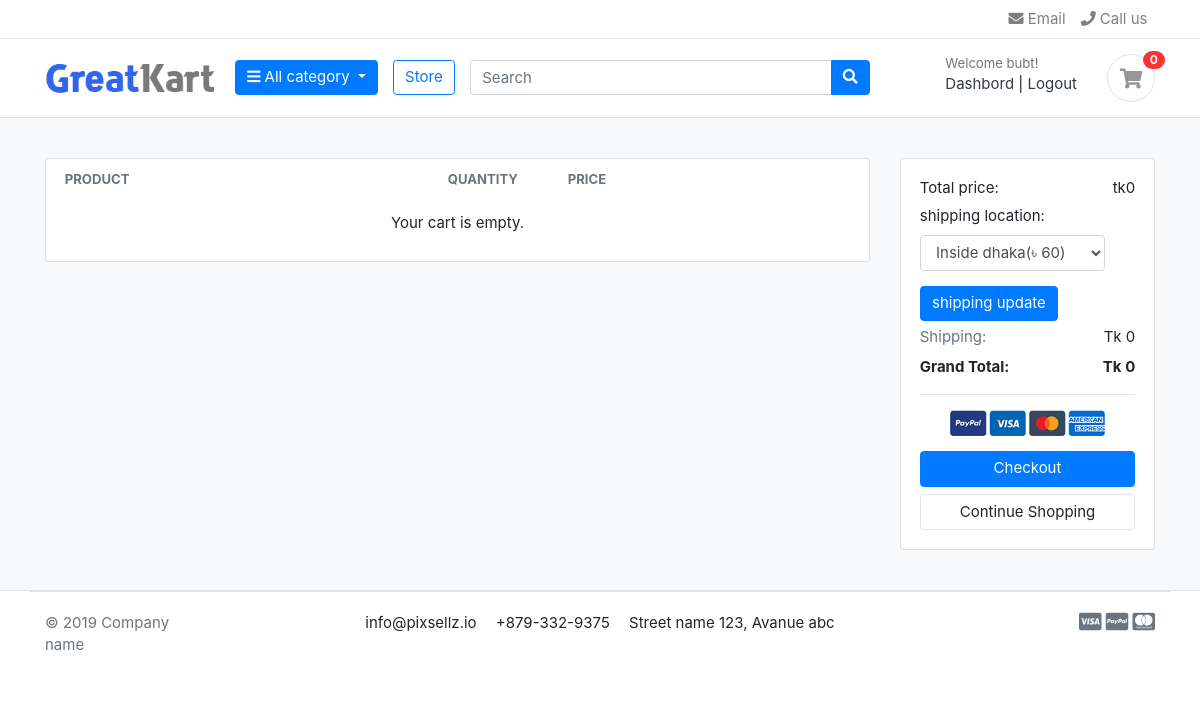
/cart/ (signed in), run on an earlier commit of the app's database.
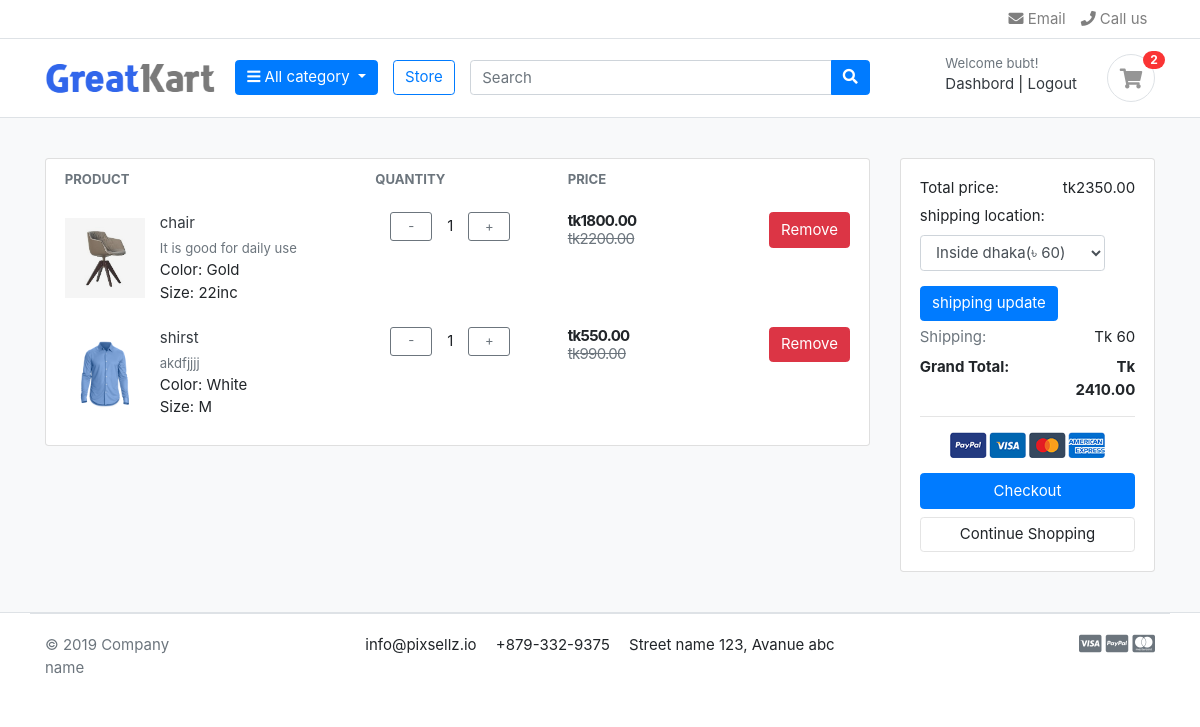
And on a later commit of the database.
### carts/models.py (models this page shows, shortened)
class CartItem(models.Model):
    product=models.ForeignKey(Product, on_delete=models.CASCADE,db_index=True)
    variation=models.ManyToManyField(Variation,blank=True,db_index=True)
    cart=models.ForeignKey(Cart,on_delete=models.CASCADE,db_index=True)
    quantity=models.PositiveIntegerField()
    is_active=models.BooleanField(default=True)
    def sub_total(self):
        return self.product.price * self.quantity

### store/models.py (models this page shows, shortened)
class Product(models.Model):
    category = models.ForeignKey(Category, on_delete=models.CASCADE, related_name='products')
    name = models.CharField(max_length=100, unique=True, blank=False, null=True)
    slug = models.SlugField(max_length=100, unique=True, blank=True)
    description = models.TextField(blank=True)
    price = models.DecimalField(max_digits=10, decimal_places=2)
    old_price = models.DecimalField(max_digits=10, decimal_places=2, blank=True, null=True)
    image = models.ImageField(upload_to='product_images/', blank=True, null=True)
    stock = models.PositiveIntegerField(default=0)
    created_at = models.DateTimeField(auto_now_add=True)
    updated_at = models.DateTimeField(auto_now=True)
    is_available = models.BooleanField(default=True)
    class Meta:
        verbose_name_plural = 'Products'

class Variation(models.Model):
    product=models.ForeignKey(Product,on_delete=models.CASCADE)
    variation_category=models.CharField(max_length=100,choices=variation_category_choice)
    variation_value=models.CharField(max_length=100)
    is_active=models.BooleanField(default=True)
    created_at=models.DateTimeField(auto_now_add=True)
    objects=VariationManager()

### carts/views.py (the view)
# urls.py: path('', views.cart_view, name='cart'),
def cart_view(request):
    cart_items = None
    shipping_location = request.session.get('shipping_location', 'inside_dhaka')
    if request.method == 'POST':
        shipping_location = request.POST.get('shipping_location', 'inside_dhaka')
        request.session['shipping_location'] = shipping_location
    try:
        if request.user.is_authenticated:
            cart = Cart.objects.get(user=request.user)
            cart_items = CartItem.objects.filter(cart=cart, is_active=True)
        else:
            cart = Cart.objects.get(cart_id=_cart_id(request))
            cart_items = CartItem.objects.filter(cart=cart, is_active=True)
        totals = get_cart_context(request)
        total = totals['total']
        quantity = totals['quantity']
        shipping = totals['shipping']
        grand_total = totals['grand_total']
    except Cart.DoesNotExist:
        total = quantity = shipping = grand_total = 0
    context = {
        'total': total,
        'quantity': quantity,
        'cart_items': cart_items,
        'shipping': shipping,
        'grand_total': grand_total,
        'shipping_location': shipping_location,
    }
    return render(request, 'carts/cart.html', context)

### carts/context_processor.py (called while the page is built)
def cart_counter(request):
    cart_count = 0
    if request.user.is_authenticated:
        cart = Cart.objects.filter(user=request.user).first()
    else:
        cart_id = request.session.session_key
        if not cart_id:
            request.session.create()
            cart_id = request.session.session_key
        cart = Cart.objects.filter(cart_id=cart_id).first()
    if cart:
        cart_count = cart.total_items()
    return {'cart_count': cart_count}

### carts/models.py (called while the page is built)
    def total_items(self):
        return self.cartitem_set.count()

### store/context_processor.py (called while the page is built)
def menu_links(request):
    categories = Category.objects.all()
    return dict(categories=categories)

### store/models.py (called while the page is built)
    def get_url(self):
        return reverse('products_by_category',args=[self.slug])

### templates/carts/cart.html (shortened to what this page needs)
{% extends "store/base.html" %}
{% load static %}
{% block content %}
<section class="section-content padding-y bg">
<div class="container">
<div class="row">
<aside class="col-lg-9">
<div class="card">
<table class="table table-borderless table-shopping-cart">
<thead class="text-muted">
<tr class="small text-uppercase">
  <th scope="col">Product</th>
  <th scope="col" width="120">Quantity</th>
  <th scope="col" width="120">Price</th>
  <th scope="col" class="text-right" width="200"> </th>
</tr>
</thead>
<tbody>
	{% if cart_items %}
	{% for cart_item in cart_items %}
<tr>
	<td>
		<figure class="itemside align-items-center">
			<div class="aside"><img src="{{ cart_item.product.image.url }}" class="img-sm"></div>
			<figcaption class="info">
				<a href="#" class="title text-dark">{{ cart_item.product.name }}</a>
				<p class="text-muted small">{{ cart_item.product.description }}</p>
				{% if cart_item.variation.all %}
				{% for item in cart_item.variation.all %}
				{{ item.variation_category | capfirst }}:
				 {{ item.variation_value | capfirst }} <br>
				{% endfor %}
				{% endif %}
			</figcaption>
		</figure>
	</td>
	<td>
			<div class="col">
				<form action="{% url 'update_cart' cart_item.id %}" method="POST">
					<div class="input-group input-spinner">
							<button type="submit" name="action" value="decrease" class="btn btn-outline-secondary btn-sm">-</button>
							<span class="px-3 d-flex align-items-center">{{ cart_item.quantity }}</span>
							<button type="submit" name="action" value="increase" class="btn btn-outline-secondary btn-sm">+</button>
					</div>
				</form>
			</div>
	</td>
	<td>
		<div class="price-wrap">
			<var class="price">tk{{cart_item.sub_total}}</var>
			<del class="text-muted"> tk{{cart_item.product.old_price}}</del>
		</div>
	</td>
	<td class="text-right">
		<a href="{% url 'remove_cart_item' cart_item.id %}" class="btn btn-danger"> Remove</a>
	</td>
</tr>
{% endfor %}
	{% else %}
	<tr>
		<td colspan="4" class="text-center">Your cart is empty.</td>
	</tr>
	{% endif %}
</tbody>
</table>
</div>
</aside>
	<aside class="col-lg-3">
		<div class="card">
		<div class="card-body">
			<dl class="dlist-align">
			  <dt>Total price:</dt>
			  <dd class="text-right">tk{{total}}</dd>
			</dl>
			<dl class="dlist-align">
					<form method="POST" action="{% url 'cart' %}">
						<div class="form-group">
							<label for="shipping_location">shipping location:</label>
							<select name="shipping_location" id="shipping_location" class="form-control">
								<option value="inside_dhaka" {% if request.session.shipping_location == 'inside_dhaka' %}selected{% endif %}>
								Inside dhaka(৳ 60)
								</option>
							</select>
						</div>
						<button type="submit" class="btn btn-primary">shipping update</button>
					</form>
			</dl>
					<dl class="dlist-align mb-2">
						<dt class="text-muted">Shipping:</dt>
						<dd class="text-right">Tk {{ shipping }}</dd>
					</dl>
		<dl class="dlist-align mb-3">
			<dt class="font-weight-bold">Grand Total:</dt>
			<dd class="text-right font-weight-bold">Tk {{ grand_total }}</dd>
		</dl>
			<hr>
			<p class="text-center mb-3">
				<img src="{% static 'images/misc/payments.png' %}" height="26">
			</p>
			<a href="{% url 'checkout' %}" class="btn btn-primary btn-block"> Checkout </a>
			<a href="{% url 'store' %}" class="btn btn-light btn-block">Continue Shopping</a>
		</div>
		</div>
</aside>
</div>
</div>
</section>
{% endblock content %}

### templates/store/base.html (shortened to what this page needs)
{% load static %}
<!DOCTYPE HTML>
<html lang="en">
<head>
<link href="{% static 'css/bootstrap.css' %}" rel="stylesheet" type="text/css"/>
<link href="https://cdn.jsdelivr.net/npm/bootstrap@4.6.2/dist/css/bootstrap.min.css" rel="stylesheet">
<link href="{% static 'fonts/fontawesome/css/all.min.css' %}" type="text/css" rel="stylesheet">
<link href="{% static 'css/ui.css' %}" rel="stylesheet" type="text/css"/>
<link href="{% static 'css/responsive.css' %}" rel="stylesheet" media="only screen and (max-width: 1200px)" />
</head>
</head>
<body>
<header class="section-header">
<nav class="navbar p-md-0 navbar-expand-sm navbar-light border-bottom">
<div class="container">
  <div class="collapse navbar-collapse" id="navbarTop4">
    <ul class="navbar-nav">
		<li><a href="#" class="nav-link"> <i class="fa fa-envelope"></i> Email </a></li>
		<li><a href="#" class="nav-link"> <i class="fa fa-phone"></i> Call us </a></li>
	</ul>
  </div>
</div>
</nav>
<section class="header-main border-bottom">
	<div class="container">
<div class="row align-items-center">
	<div class="col-lg-2 col-md-3 col-6">
		<a href="{% url 'index' %}" class="brand-wrap">
			<img class="logo" src="{% static 'images/logo.png' %}">
		</a>
	</div>
	<div class="col-lg col-sm col-md col-6 flex-grow-0">
		<div class="category-wrap dropdown d-inline-block float-right">
			<button type="button" class="btn btn-primary dropdown-toggle" data-toggle="dropdown">
				<i class="fa fa-bars"></i> All category
			</button>
		</div>
	</div>
	<a href="{% url 'store' %}" class="btn btn-outline-primary">Store</a>
	<div class="col-lg  col-md-6 col-sm-12 col">
		<form action="{% url 'search' %}" class="search" method="GET">
			<div class="input-group w-100">
			    <input type="text" class="form-control" style="width:60%;" placeholder="Search" name="keyword">
			    <div class="input-group-append">
			      <button class="btn btn-primary" type="submit">
			        <i class="fa fa-search"></i>
			      </button>
			    </div>
		    </div>
		</form>
	</div>
	<div class="col-lg-3 col-sm-6 col-8 order-2 order-lg-3">
				<div class="d-flex justify-content-end mb-3 mb-lg-0">
					{% if user.is_authenticated %}
					<div class="widget-header">
						<small class="title text-muted">Welcome {{user.first_name}}!</small>
						<div>
							<a href="#">Dashbord</a> <span class="dark-transp"> | </span>
							<a href="{% url 'logout' %}"> Logout</a>
						</div>
					</div>
					<a href="{% url 'cart'  %}" class="widget-header pl-3 ml-3">
						<div class="icon icon-sm rounded-circle border"><i class="fa fa-shopping-cart"></i></div>
						<span class="badge badge-pill badge-danger notify">{{ cart_count }}</span>
					</a>
				</div>
				{% endif %}
			</div>
</div>
	</div>
</section>
</header>
{% block content %}
{% endblock content %}
<footer class="section-footer border-top">
	<div class="container">
		<section class="footer-bottom border-top row">
			<div class="col-md-2">
				<p class="text-muted"> &copy 2019 Company name </p>
			</div>
			<div class="col-md-8 text-md-center">
				<span  class="px-2">info@pixsellz.io</span>
				<span  class="px-2">+879-332-9375</span>
				<span  class="px-2">Street name 123, Avanue abc</span>
			</div>
			<div class="col-md-2 text-md-right text-muted">
				<i class="fab fa-lg fa-cc-visa"></i>
				<i class="fab fa-lg fa-cc-paypal"></i>
				<i class="fab fa-lg fa-cc-mastercard"></i>
			</div>
		</section>
	</div>
</footer>
</body>
</html>

What changed in the data, as far as the page shows it:
added CartItem: product.image (picture), product.name "chair", product.description "It is good for daily use", quantity "1", sub_total "1800.00", product.old_price "2200.00"
now on this page (row unchanged): Variation: variation_category "Color", variation_value "Gold", shown under "chair"
now on this page (row unchanged): Variation: variation_category "Size", variation_value "22inc", shown under "chair"
added CartItem: product.image (picture), product.name "shirst", product.description "akdfjjjj", quantity "1", sub_total "550.00", product.old_price "990.00"
now on this page (row unchanged): Variation: variation_category "Color", variation_value "White", shown under "shirst"
now on this page (row unchanged): Variation: variation_category "Size", variation_value "M", shown under "shirst"
Also different on the page:
{{ cart_count }}: "0" → "2"
{{ total }}: "0" → "2350.00"
{{ shipping }}: "0" → "60"
{{ grand_total }}: "0" → "2410.00"
text no longer shown: "Your cart is empty."
